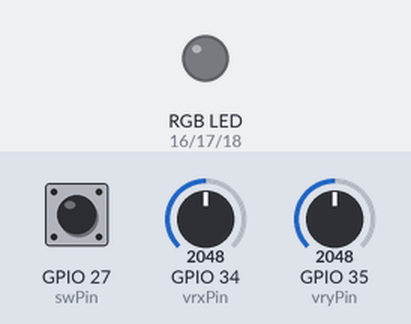
A sketch run on a simulated ESP32. On the bench: an RGB LED mixed from three pins (HIGH = lit). The inputs (shaded band) are chosen by the test bench; at power-on: GPIO 34 (vrxPin) = 2048, GPIO 27 (swPin) HIGH, GPIO 35 (vryPin) = 2048.

Above: at 1.2 s.
1.3 s: GPIO 34 (vrxPin) set to 2936
2.8 s: GPIO 34 (vrxPin) set to 3052
At 3.9 s:
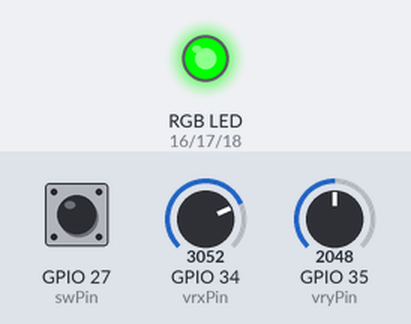
4.3 s: GPIO 27 (swPin) pulled LOW for 0.25 s
At 4.5 s:
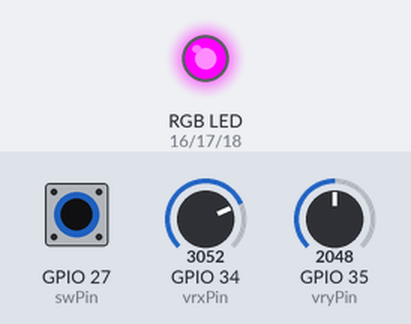
6.1 s: GPIO 34 (vrxPin) set to 960
At 6.6 s:
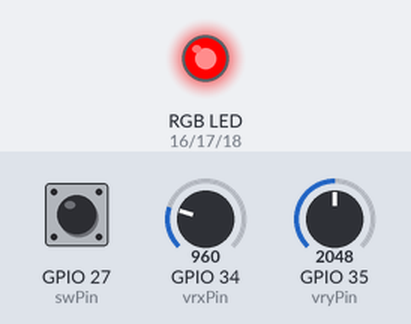
7.7 s: GPIO 34 (vrxPin) set to 1036
At 9.0 s:
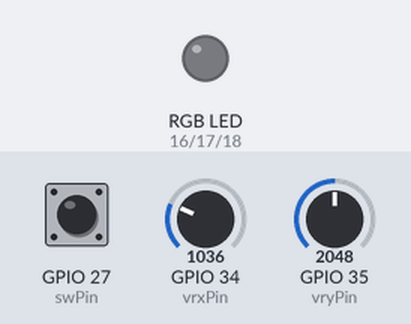
9.3 s: GPIO 35 (vryPin) set to 2927
10.8 s: GPIO 35 (vryPin) set to 3038
At 11.6 s:
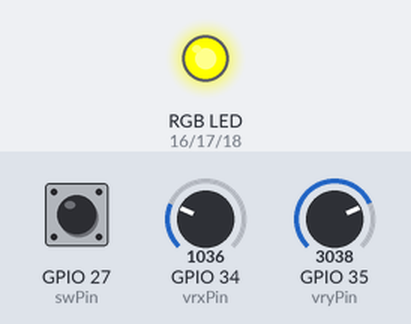
Timing chart, 0 to 13.3 s (numbered marks = the images above; inputs shaded):
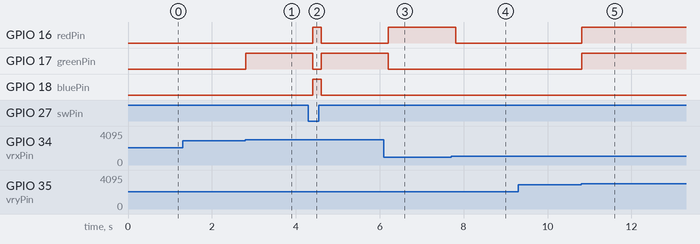

The sketch:

j.ino
```cpp
/*u8 , #include <WiFi.h>
#include <PubSubClient.h>

const char* ssid = "tu_SSID";
const char* password = "tu_password";
const char* mqtt_server = "IP_del_broker_Mosquitto";

WiFiClient espClient;
PubSubClient client(espClient);*/

const int redPin = 16;    // Pin del LED RGB para el color rojo
const int greenPin = 17;  // Pin del LED RGB para el color verde
const int bluePin = 18;   // Pin del LED RGB para el color azul
const int vrxPin = 34;    // Eje X del joystick
const int vryPin = 35;    // Eje Y del joystick
const int swPin = 27;     // Botón del joystick

void setup() {
  Serial.begin(115200);
  //setup_wifi();
  //client.setServer(mqtt_server, 1883);

  pinMode(redPin, OUTPUT);
  pinMode(greenPin, OUTPUT);
  pinMode(bluePin, OUTPUT);
  pinMode(swPin, INPUT_PULLUP);
}

void loop() {
  //if (!client.connected()) {
    //reconnect();
  //}
  //client.loop();

  int vrxValue = analogRead(vrxPin);
  int vryValue = analogRead(vryPin);
  int swValue = digitalRead(swPin);

  // Cambia el color del LED RGB según el movimiento del joystick
  if (vrxValue < 1000) {
    setColor(255, 0, 0);  // Rojo (izquierda)
    //client.publish("joystick/direction", "LEFT");
  } else if (vrxValue > 3000) {
    setColor(0, 255, 0);  // Verde (derecha)
    //client.publish("joystick/direction", "RIGHT");
  } else if (vryValue < 1000) {
    setColor(0, 0, 255);  // Azul (arriba)
    //client.publish("joystick/direction", "UP");
  } else if (vryValue > 3000) {
    setColor(255, 255, 0);  // Amarillo (abajo)
    //client.publish("joystick/direction", "DOWN");
  } else {
    setColor(0, 0, 0);  // Apaga el LED
  }

  // Publicar estado del botón y cambiar a color magenta
  if (swValue == LOW) {
    setColor(255, 0, 255);  // Magenta si se presiona el botón
    //client.publish("joystick/button", "PRESSED");
  } else {
    //client.publish("joystick/button", "RELEASED");
  }

  delay(200);
}

void setColor(int red, int green, int blue) {
  analogWrite(redPin, red);
  analogWrite(greenPin, green);
  analogWrite(bluePin, blue);
}

/*void setup_wifi() {
  delay(10);
  WiFi.begin(ssid, password);
  while (WiFi.status() != WL_CONNECTED) {
    delay(500);
  }
}

void reconnect() {
  while (!client.connected()) {
    if (client.connect("ESP32Client")) {
      client.subscribe("joystick/#");
    } else {
      delay(5000);
    }
  }
}*/
```

Measured:
- the behaviour switches between 3000 and 3001 on GPIO 34 (vrxPin) (found by bisection; images 0 and 1)
- the behaviour switches between 999 and 1000 on GPIO 34 (vrxPin) (found by bisection; images 3 and 4)
- the behaviour switches between 3000 and 3001 on GPIO 35 (vryPin) (found by bisection; images 4 and 5)
- after the input at 1.3 s, every drawn part: stays the same
- after the input at 2.8 s, GPIO 17 (greenPin): LOW → HIGH at once
- after the input at 4.3 s, GPIO 16 (redPin), GPIO 18 (bluePin): LOW → HIGH after 0.11 s, → LOW 0.20 s later; GPIO 17 (greenPin): HIGH → LOW after 0.11 s, → HIGH 0.20 s later
- after the input at 6.1 s, GPIO 16 (redPin): LOW → HIGH after 0.11 s; GPIO 17 (greenPin): HIGH → LOW after 0.11 s
- after the input at 7.7 s, GPIO 16 (redPin): HIGH → LOW after 0.11 s
- after the input at 9.3 s, every drawn part: stays the same
- after the input at 10.8 s, GPIO 16 (redPin), GPIO 17 (greenPin): LOW → HIGH at once
